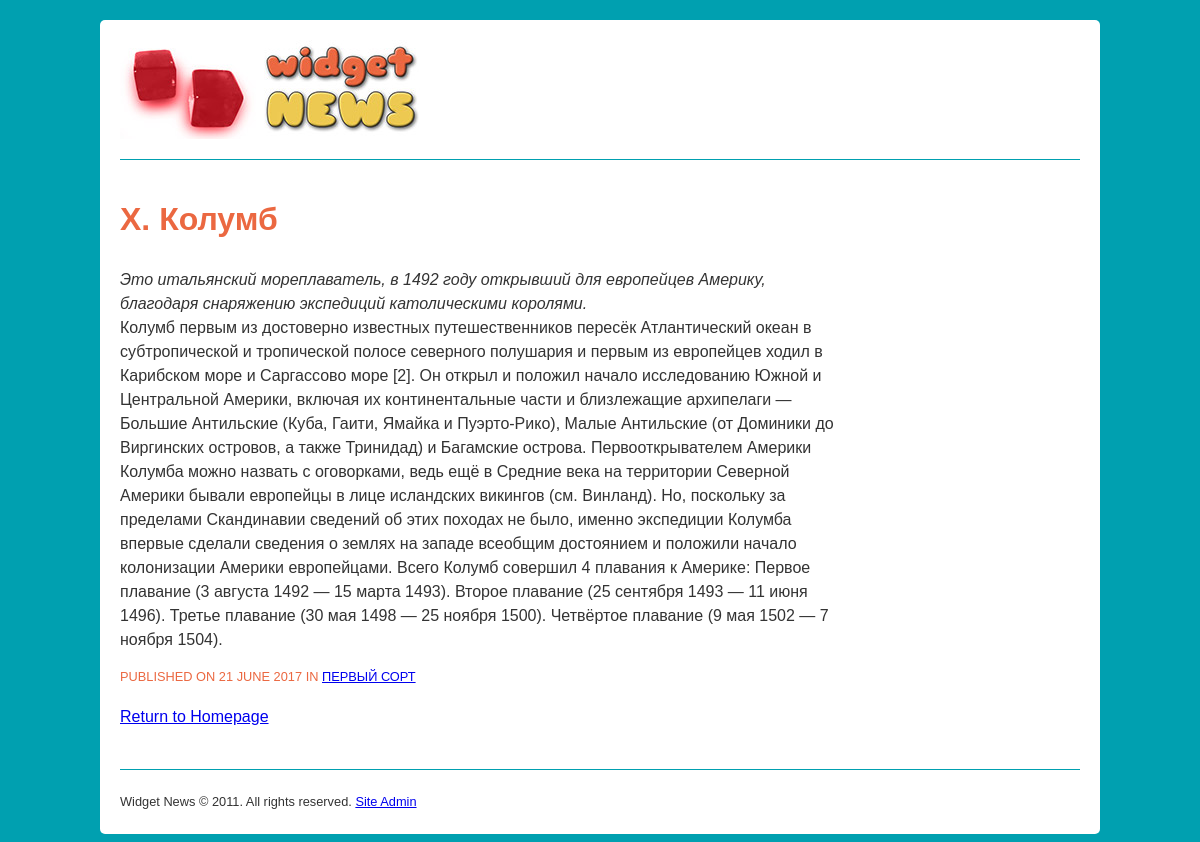
The app's page /?action=viewArticle&articleId=3 with its own data.
### tables this page shows
CREATE TABLE `articles` (
  `id` smallint(5) unsigned NOT NULL AUTO_INCREMENT,
  `publicationDate` date NOT NULL,
  `categoryId` smallint(5) unsigned NOT NULL,
  `title` varchar(255) NOT NULL,
  `summary` text NOT NULL,
  `content` mediumtext NOT NULL,
  PRIMARY KEY (`id`)
);

CREATE TABLE `categories` (
  `id` smallint(5) unsigned NOT NULL AUTO_INCREMENT,
  `name` varchar(255) NOT NULL,
  `description` text NOT NULL,
  PRIMARY KEY (`id`)
);

### classes/Article.php (called while the page is built, shortened)
<?php
class Article
	{
            public function __construct( $data=array() ) {
              if ( isset( $data['publicationDate'] ) ) {$this->publicationDate = (string) $data['publicationDate'];}
              if ( isset( $data['title'] ) ) {$this->title = $data['title'];}
              if ( isset( $data['summary'] ) ) {$this->summary = $data['summary'];}
              if ( isset( $data['content'] ) ) {$this->content = $data['content'];}
            }
            public static function getById( $id ) {
              $conn = new PDO( DB_DSN, DB_USERNAME, DB_PASSWORD );
              $sql = "SELECT *, UNIX_TIMESTAMP(publicationDate) AS publicationDate FROM articles WHERE id = :id";
              $st = $conn->prepare( $sql );
              $st->bindValue( ":id", $id, PDO::PARAM_INT );
              $st->execute();
              $row = $st->fetch();
              if ( $row ) { return new Article( $row );}
            }
        }

### classes/Category.php (called while the page is built, shortened)
<?php
	class Category
	{
	  public function __construct( $data=array() ) {
	    if ( isset( $data['id'] ) ) $this->id = (int) $data['id'];
	    if ( isset( $data['name'] ) ) $this->name = $data['name'];
	  }
	  public static function getById( $id ) {
	    $conn = new PDO( DB_DSN, DB_USERNAME, DB_PASSWORD );
	    $sql = "SELECT * FROM categories WHERE id = :id";
	    $st = $conn->prepare( $sql );
	    $st->bindValue( ":id", $id, PDO::PARAM_INT );
	    $st->execute();
	    $row = $st->fetch();
	    if ( $row ) return new Category( $row );
	  }
	}

### templates/viewArticle.php (the view)
<?php include "templates/include/header.php" ?>
    <h1 style="width: 75%;"><?php echo htmlspecialchars( $results['article']->title )?></h1>
    <div style="width: 75%; font-style: italic;"><?php echo htmlspecialchars( $results['article']->summary )?></div>
    <div style="width: 75%;"><?php echo $results['article']->content?></div>
    <p class="pubDate">Published on <?php  echo date('j F Y', $results['article']->publicationDate)?>
    <?php if ( $results['category'] ) { ?>
        in
        <a href="./?action=archive&amp;categoryId=<?php echo $results['category']->id?>">
            <?php echo htmlspecialchars( $results['category']->name ) ?>
        </a>
    <?php } ?>
    </p>
    <p><a href="./">Return to Homepage</a></p>
<?php include "templates/include/footer.php" ?>

### style.css (style rules this page uses)
body { margin: 0; color: #333; background-color: #00a0b0; font-family: "Trebuchet MS", Arial, Helvetica, sans-serif; line-height: 1.5em; }
h1 { color: #eb6841; margin-bottom: 30px; line-height: 1.2em; }
.pubDate { font-size: .8em; color: #eb6841; text-transform: uppercase; }

### records on screen
articles: title "Х. Колумб", summary "Это итальянский мореплаватель, в 1492 году открывший для европейцев Америку, благодаря снаряжению экспедиций католическими королями.", content "Колумб первым из достоверно известных путешественников пересёк Атлантический океан в субтропической и тропической полосе северного полушария и первым из европейцев ходил в Карибском море и Саргассово море [2]. Он открыл и положил начало исследованию Южной и Центральной Америки, включая их континентальные части и близлежащие архипелаги — Большие Антильские (Куба, Гаити, Ямайка и Пуэрто-Рико), Малые Антильские (от Доминики до Виргинских островов, а также Тринидад) и Багамские острова. Первооткрывателем Америки Колумба можно назвать с оговорками, ведь ещё в Средние века на территории Северной Америки бывали европейцы в лице исландских викингов (см. Винланд). Но, поскольку за пределами…"
categories: name "ПЕРВЫЙ СОРТ"

### other values on screen
date('j F Y', $results['article']->publicationDate) "21 JUNE 2017"
